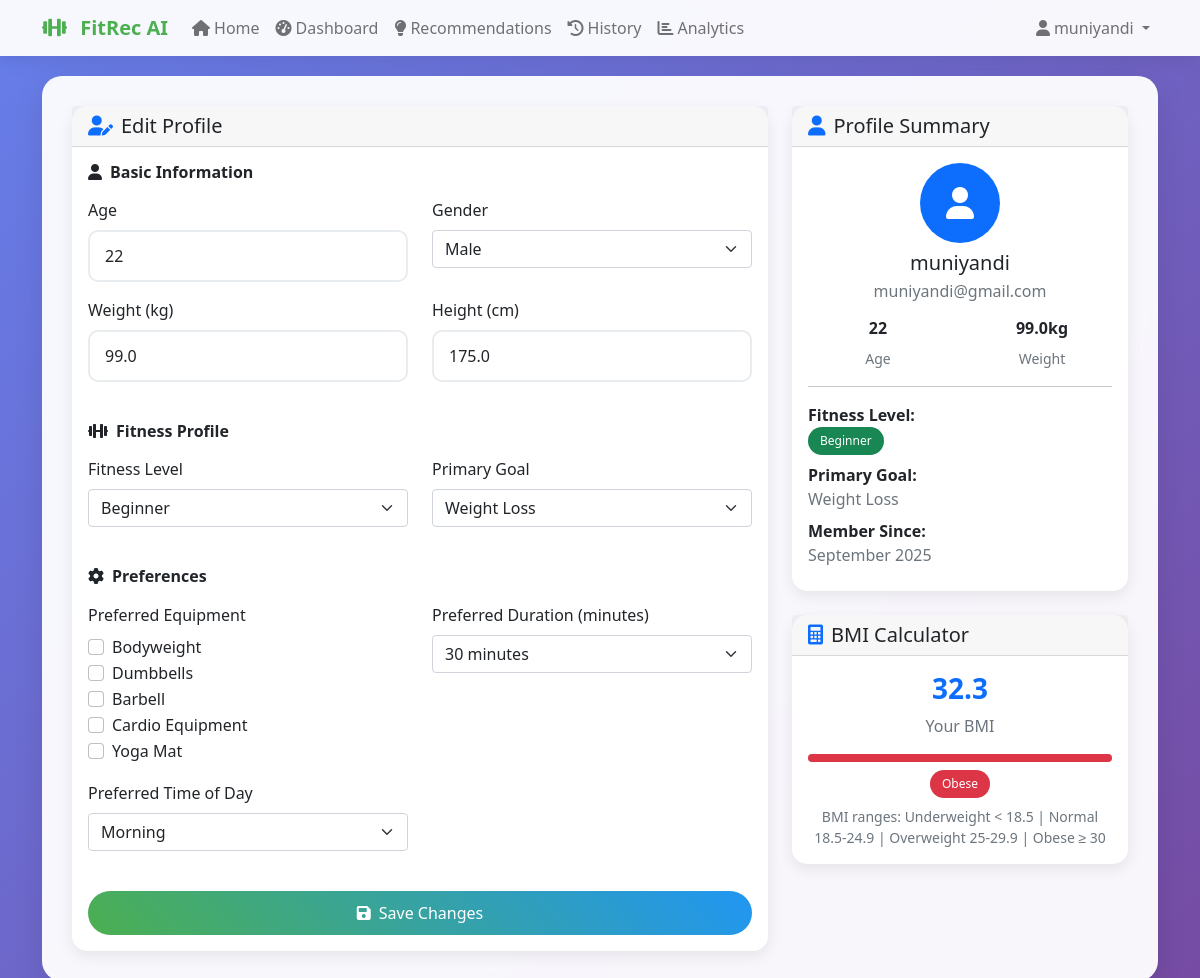
Screenshot of /profile (signed in) with the database file from the repository.
### models.py (models this page shows, shortened)
class User(db.Model):
    id = db.Column(db.Integer, primary_key=True)
    username = db.Column(db.String(80), unique=True, nullable=False)
    email = db.Column(db.String(120), unique=True, nullable=False)
    age = db.Column(db.Integer)
    gender = db.Column(db.String(10))
    weight = db.Column(db.Float)  # in kg
    height = db.Column(db.Float)  # in cm
    fitness_level = db.Column(db.String(20))  # beginner, intermediate, advanced
    goals = db.Column(db.String(200))  # weight_loss, muscle_gain, endurance, etc.
    preferences = db.Column(db.Text)  # JSON string of user preferences
    created_at = db.Column(db.DateTime, default=datetime.utcnow)
    workout_history = db.relationship('WorkoutHistory', backref='user', lazy=True)
    def get_preferences(self):
        if self.preferences:
            return json.loads(self.preferences)
        return {}

### app.py (the view, shortened to what this page needs)
    @app.route('/profile', methods=['GET', 'POST'])
    def profile():
        if 'user_id' not in session:
            return redirect(url_for('login'))
        user = User.query.get(session['user_id'])
        if not user:
            session.clear()
            return redirect(url_for('login'))
        return render_template('profile.html', user=user)

### templates/profile.html (shortened to what this page needs)
{% extends "base.html" %}
{% block content %}
<div class="main-content">
    <div class="row">
        <div class="col-lg-8">
            <div class="card">
                <div class="card-header">
                    <h5 class="mb-0">
                        <i class="fas fa-user-edit text-primary me-2"></i>Edit Profile
                    </h5>
                </div>
                <div class="card-body">
                    <form method="POST">
                        <div class="row mb-4">
                            <div class="col-12">
                                <h6 class="fw-bold mb-3">
                                    <i class="fas fa-user me-2"></i>Basic Information
                                </h6>
                            </div>
                            <div class="col-md-6 mb-3">
                                <label class="form-label">Age</label>
                                <input type="number" class="form-control" name="age" value="{{ user.age }}" min="13" max="100" required>
                            </div>
                            <div class="col-md-6 mb-3">
                                <label class="form-label">Gender</label>
                                <select class="form-select" name="gender" required>
                                    <option value="male" {% if user.gender == 'male' %}selected{% endif %}>Male</option>
                                </select>
                            </div>
                            <div class="col-md-6 mb-3">
                                <label class="form-label">Weight (kg)</label>
                                <input type="number" class="form-control" name="weight" value="{{ user.weight }}" min="30" max="300" step="0.1" required>
                            </div>
                            <div class="col-md-6 mb-3">
                                <label class="form-label">Height (cm)</label>
                                <input type="number" class="form-control" name="height" value="{{ user.height }}" min="100" max="250" step="0.1" required>
                            </div>
                        </div>
                        <div class="row mb-4">
                            <div class="col-12">
                                <h6 class="fw-bold mb-3">
                                    <i class="fas fa-dumbbell me-2"></i>Fitness Profile
                                </h6>
                            </div>
                            <div class="col-md-6 mb-3">
                                <label class="form-label">Fitness Level</label>
                                <select class="form-select" name="fitness_level" required>
                                    <option value="beginner" {% if user.fitness_level == 'beginner' %}selected{% endif %}>Beginner</option>
                                </select>
                            </div>
                            <div class="col-md-6 mb-3">
                                <label class="form-label">Primary Goal</label>
                                <select class="form-select" name="goals" required>
                                    <option value="weight_loss" {% if user.goals == 'weight_loss' %}selected{% endif %}>Weight Loss</option>
                                </select>
                            </div>
                        </div>
                        <div class="row mb-4">
                            <div class="col-12">
                                <h6 class="fw-bold mb-3">
                                    <i class="fas fa-cog me-2"></i>Preferences
                                </h6>
                            </div>
                            <div class="col-md-6 mb-3">
                                <label class="form-label">Preferred Equipment</label>
                                <div class="form-check">
                                    <input class="form-check-input" type="checkbox" name="equipment" value="bodyweight"
                                           {% if 'bodyweight' in user.get_preferences().get('equipment', []) %}checked{% endif %}>
                                    <label class="form-check-label">Bodyweight</label>
                                </div>
                                <div class="form-check">
                                    <input class="form-check-input" type="checkbox" name="equipment" value="dumbbells"
                                           {% if 'dumbbells' in user.get_preferences().get('equipment', []) %}checked{% endif %}>
                                    <label class="form-check-label">Dumbbells</label>
                                </div>
                                <div class="form-check">
                                    <input class="form-check-input" type="checkbox" name="equipment" value="barbell"
                                           {% if 'barbell' in user.get_preferences().get('equipment', []) %}checked{% endif %}>
                                    <label class="form-check-label">Barbell</label>
                                </div>
                                <div class="form-check">
                                    <input class="form-check-input" type="checkbox" name="equipment" value="cardio"
                                           {% if 'cardio' in user.get_preferences().get('equipment', []) %}checked{% endif %}>
                                    <label class="form-check-label">Cardio Equipment</label>
                                </div>
                                <div class="form-check">
                                    <input class="form-check-input" type="checkbox" name="equipment" value="yoga mat"
                                           {% if 'yoga mat' in user.get_preferences().get('equipment', []) %}checked{% endif %}>
                                    <label class="form-check-label">Yoga Mat</label>
                                </div>
                            </div>
                            <div class="col-md-6 mb-3">
                                <label class="form-label">Preferred Duration (minutes)</label>
                                <select class="form-select" name="preferred_duration">
                                    <option value="30" {% if user.get_preferences().get('preferred_duration') == 30 %}selected{% endif %}>30 minutes</option>
                                </select>
                            </div>
                            <div class="col-md-6 mb-3">
                                <label class="form-label">Preferred Time of Day</label>
                                <select class="form-select" name="time_of_day">
                                    <option value="morning" {% if user.get_preferences().get('time_of_day') == 'morning' %}selected{% endif %}>Morning</option>
                                </select>
                            </div>
                        </div>
                        <div class="d-grid">
                            <button type="submit" class="btn btn-primary">
                                <i class="fas fa-save me-2"></i>Save Changes
                            </button>
                        </div>
                    </form>
                </div>
            </div>
        </div>
        <div class="col-lg-4">
            <div class="card mb-4">
                <div class="card-header">
                    <h5 class="mb-0">
                        <i class="fas fa-user text-primary me-2"></i>Profile Summary
                    </h5>
                </div>
                <div class="card-body">
                    <div class="text-center mb-3">
                        <div class="bg-primary text-white rounded-circle d-inline-flex align-items-center justify-content-center" style="width: 80px; height: 80px;">
                            <i class="fas fa-user fa-2x"></i>
                        </div>
                        <h5 class="mt-2 mb-1">{{ user.username }}</h5>
                        <p class="text-muted mb-0">{{ user.email }}</p>
                    </div>
                    <div class="row text-center">
                        <div class="col-6">
                            <h6 class="fw-bold">{{ user.age }}</h6>
                            <small class="text-muted">Age</small>
                        </div>
                        <div class="col-6">
                            <h6 class="fw-bold">{{ user.weight }}kg</h6>
                            <small class="text-muted">Weight</small>
                        </div>
                    </div>
                    <hr>
                    <div class="mb-2">
                        <strong>Fitness Level:</strong><br>
                        <span class="badge bg-{{ 'success' if user.fitness_level == 'beginner' else 'warning' if user.fitness_level == 'intermediate' else 'danger' }}">
                            {{ user.fitness_level|title }}
                        </span>
                    </div>
                    <div class="mb-2">
                        <strong>Primary Goal:</strong><br>
                        <span class="text-muted">{{ user.goals|replace('_', ' ')|title }}</span>
                    </div>
                    <div class="mb-2">
                        <strong>Member Since:</strong><br>
                        <span class="text-muted">{{ user.created_at.strftime('%B %Y') }}</span>
                    </div>
                </div>
            </div>
            <div class="card">
                <div class="card-header">
                    <h5 class="mb-0">
                        <i class="fas fa-calculator text-primary me-2"></i>BMI Calculator
                    </h5>
                </div>
                <div class="card-body">
                    {% set bmi = user.weight / ((user.height / 100) ** 2) %}
                    <div class="text-center mb-3">
                        <h3 class="fw-bold text-primary">{{ "%.1f"|format(bmi) }}</h3>
                        <p class="text-muted mb-0">Your BMI</p>
                    </div>
                    <div class="progress mb-2" style="height: 8px;">
                        {% if bmi < 18.5 %}
                            <div class="progress-bar bg-info" style="width: 25%"></div>
                        {% elif bmi < 25 %}
                            <div class="progress-bar bg-success" style="width: 50%"></div>
                        {% elif bmi < 30 %}
                            <div class="progress-bar bg-warning" style="width: 75%"></div>
                        {% else %}
                            <div class="progress-bar bg-danger" style="width: 100%"></div>
                        {% endif %}
                    </div>
                    <div class="text-center">
                        {% if bmi < 18.5 %}
                            <span class="badge bg-info">Underweight</span>
                        {% elif bmi < 25 %}
                            <span class="badge bg-success">Normal</span>
                        {% elif bmi < 30 %}
                            <span class="badge bg-warning">Overweight</span>
                        {% else %}
                            <span class="badge bg-danger">Obese</span>
                        {% endif %}
                    </div>
                    <small class="text-muted d-block text-center mt-2">
                        BMI ranges: Underweight < 18.5 | Normal 18.5-24.9 | Overweight 25-29.9 | Obese ≥ 30
                    </small>
                </div>
            </div>
        </div>
    </div>
</div>
{% endblock %}

### templates/base.html (shortened to what this page needs)
<!DOCTYPE html>
<html lang="en">
<head>
    <link href="https://cdn.jsdelivr.net/npm/bootstrap@5.1.3/dist/css/bootstrap.min.css" rel="stylesheet">
    <link rel="stylesheet" href="https://cdnjs.cloudflare.com/ajax/libs/font-awesome/6.0.0/css/all.min.css">
</head>
<body>
    <nav class="navbar navbar-expand-lg navbar-light">
        <div class="container">
            <a class="navbar-brand" href="{{ url_for('index') }}">
                <i class="fas fa-dumbbell me-2"></i>
                FitRec AI
            </a>
            <div class="collapse navbar-collapse" id="navbarNav">
                <ul class="navbar-nav me-auto">
                    <li class="nav-item">
                        <a class="nav-link" href="{{ url_for('index') }}">
                            <i class="fas fa-home me-1"></i>Home
                        </a>
                    </li>
                    {% if session.user_id %}
                    <li class="nav-item">
                        <a class="nav-link" href="{{ url_for('dashboard') }}">
                            <i class="fas fa-tachometer-alt me-1"></i>Dashboard
                        </a>
                    </li>
                    <li class="nav-item">
                        <a class="nav-link" href="{{ url_for('recommendations') }}">
                            <i class="fas fa-lightbulb me-1"></i>Recommendations
                        </a>
                    </li>
                    <li class="nav-item">
                        <a class="nav-link" href="{{ url_for('workout_history') }}">
                            <i class="fas fa-history me-1"></i>History
                        </a>
                    </li>
                    <li class="nav-item">
                        <a class="nav-link" href="{{ url_for('analytics') }}">
                            <i class="fas fa-chart-bar me-1"></i>Analytics
                        </a>
                    </li>
                    {% endif %}
                </ul>
                <ul class="navbar-nav">
                    {% if session.user_id %}
                    <li class="nav-item dropdown">
                        <a class="nav-link dropdown-toggle" href="#" id="navbarDropdown" role="button" data-bs-toggle="dropdown">
                            <i class="fas fa-user me-1"></i>{{ session.username }}
                        </a>
                    </li>
                    {% endif %}
                </ul>
            </div>
        </div>
    </nav>
    <div class="container">
        {% block content %}{% endblock %}
    </div>
</body>
</html>

### templates/base.html (style rules this page uses)
:root { --primary-color: #4CAF50; --secondary-color: #2196F3; --accent-color: #FF9800; --dark-color: #333; --light-color: #f8f9fa; }
body { font-family: 'Segoe UI', Tahoma, Geneva, Verdana, sans-serif; background: linear-gradient(135deg, #667eea 0%, #764ba2 100%); min-height: 100vh; }
.navbar { background: rgba(255, 255, 255, 0.95) !important; backdrop-filter: blur(10px); box-shadow: 0 2px 20px rgba(0, 0, 0, 0.1); }
.navbar-brand { font-weight: bold; color: var(--primary-color) !important; }
.main-content { background: rgba(255, 255, 255, 0.95); border-radius: 20px; box-shadow: 0 10px 30px rgba(0, 0, 0, 0.1); margin: 20px 0; padding: 30px; backdrop-filter: blur(10px); }
.card { border: none; border-radius: 15px; box-shadow: 0 5px 15px rgba(0, 0, 0, 0.08); transition: transform 0.3s ease, box-shadow 0.3s ease; }
.btn-primary { background: linear-gradient(45deg, var(--primary-color), var(--secondary-color)); border: none; border-radius: 25px; padding: 10px 25px; font-weight: 500; transition: all 0.3s ease; }
.form-control { border-radius: 10px; border: 2px solid #e9ecef; padding: 12px 15px; transition: all 0.3s ease; }
.badge { border-radius: 20px; padding: 8px 12px; font-weight: 500; }

### rows the page displays
User: username "muniyandi", age "22", gender "Male", weight "99.0", height "175.0", fitness_level "Beginner", goals "Weight Loss", preferred_duration "30 minutes", time_of_day "Morning", email "muniyandi@gmail.com", created_at "September 2025"

### other values shown
{{ "%.1f"|format(bmi) }} "32.3"
